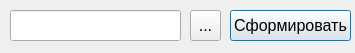
<?xml version="1.0" encoding="UTF-8"?>
<ui version="4.0">
 <class>PrintDialog</class>
 <widget class="QDialog" name="PrintDialog">
  <property name="geometry">
   <rect>
    <x>0</x>
    <y>0</y>
    <width>355</width>
    <height>53</height>
   </rect>
  </property>
  <property name="windowTitle">
   <string>Dialog</string>
  </property>
  <widget class="QPushButton" name="pushButton">
   <property name="geometry">
    <rect>
     <x>230</x>
     <y>10</y>
     <width>121</width>
     <height>31</height>
    </rect>
   </property>
   <property name="font">
    <font>
     <pointsize>12</pointsize>
    </font>
   </property>
   <property name="text">
    <string>Сформировать</string>
   </property>
  </widget>
  <widget class="QToolButton" name="toolButton">
   <property name="geometry">
    <rect>
     <x>190</x>
     <y>10</y>
     <width>31</width>
     <height>31</height>
    </rect>
   </property>
   <property name="font">
    <font>
     <pointsize>12</pointsize>
    </font>
   </property>
   <property name="text">
    <string>...</string>
   </property>
  </widget>
  <widget class="QLineEdit" name="lineEdit">
   <property name="geometry">
    <rect>
     <x>10</x>
     <y>10</y>
     <width>171</width>
     <height>31</height>
    </rect>
   </property>
   <property name="font">
    <font>
     <pointsize>12</pointsize>
    </font>
   </property>
  </widget>
 </widget>
 <resources/>
 <connections/>
</ui>
